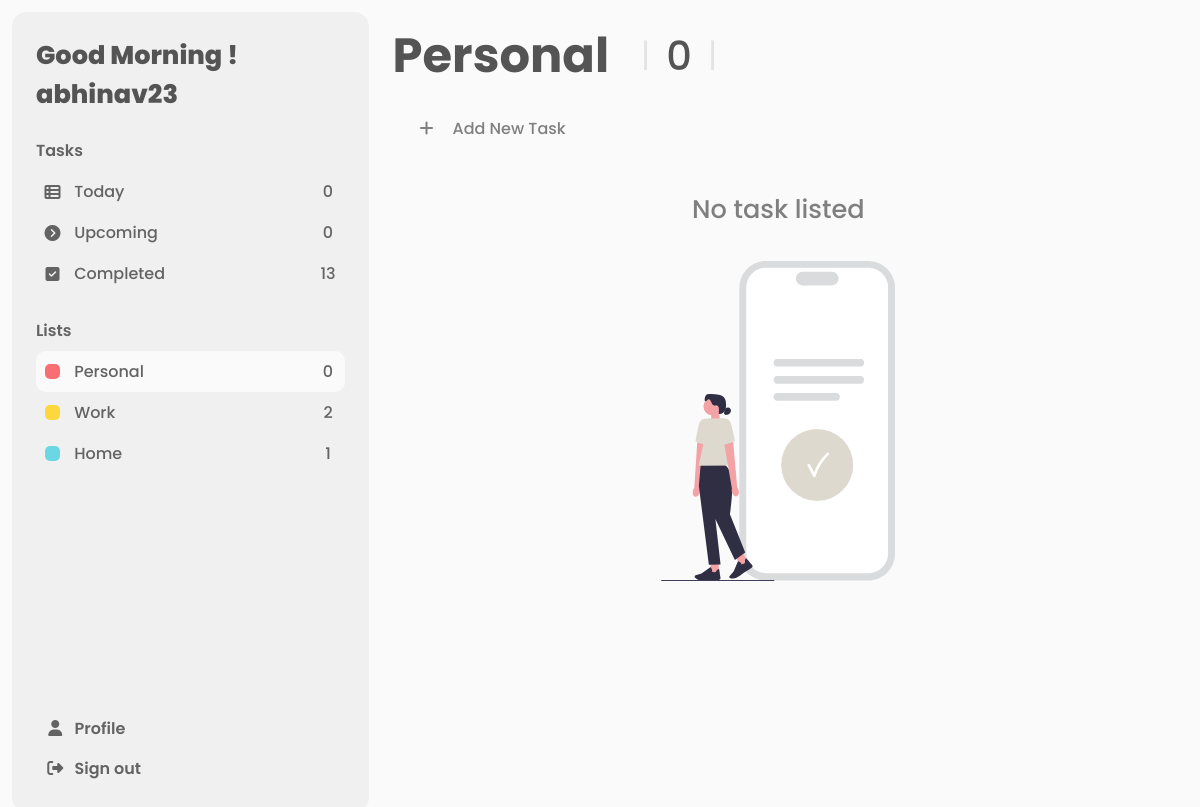
Page /personal_tasks (signed in) on the earlier database version.
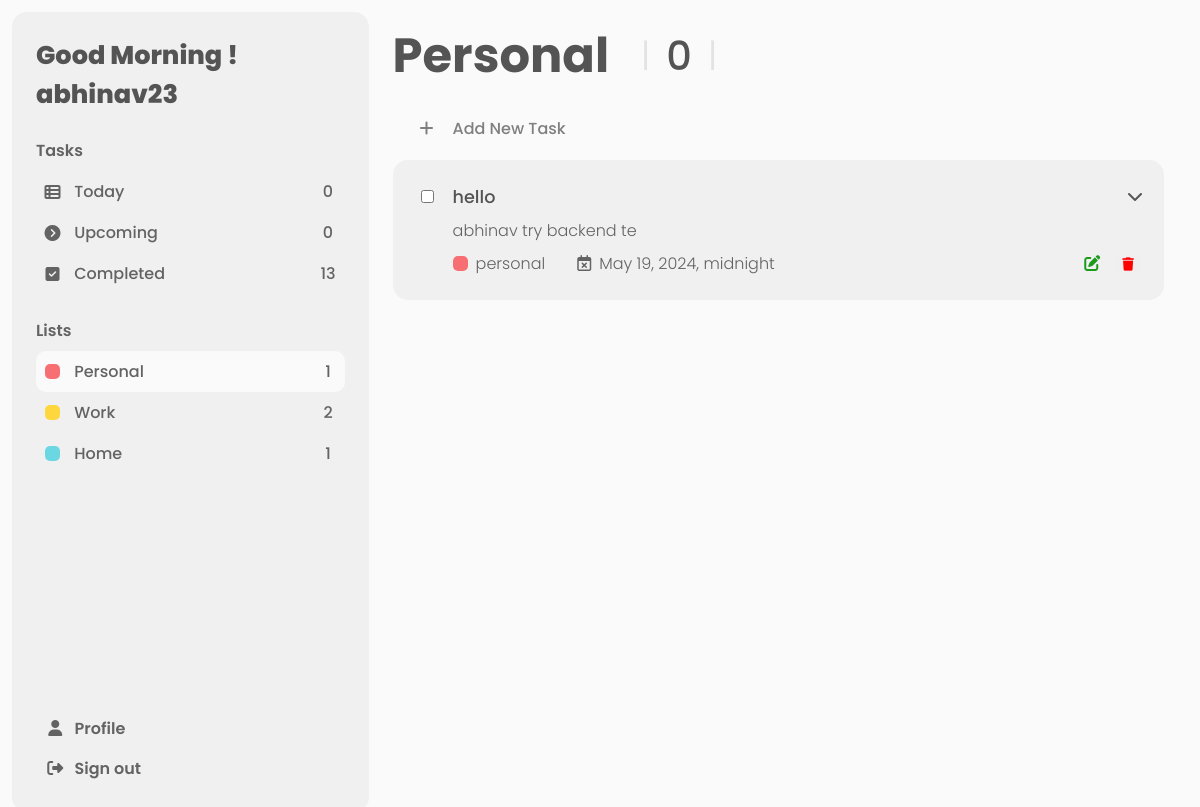
Same page on the later database version.
### todo_list/models.py (models this page shows, shortened)
class Task(models.Model):
    task_id = models.AutoField(primary_key=True)
    user= models.ForeignKey(User, on_delete=models.CASCADE)
    title= models.CharField(max_length=100)
    description= models.TextField(max_length=1000)
    category= models.CharField(max_length=20)
    dueDate= models.DateTimeField()
    completionStatus= models.BooleanField(default= False)

### todo_list/views.py (the view)
# urls.py: path("personal_tasks", views.personal_tasks, name="personal_tasks"),
def personal_tasks(request):
    today_user_tasks= get_data(request, 0)
    upcoming_user_tasks= get_data(request, 1)
    completed_user_tasks=get_data(request, 2)
    personal_user_tasks= get_data(request,3)
    home_user_tasks= get_data(request,4)
    work_user_tasks= get_data(request,5)
    return render(request, "personal_tasks.html", {'user_details': request.user ,"tasks": personal_user_tasks, "num_of_tasks": len(today_user_tasks),
                                              'upcoming_tasks_count': len(upcoming_user_tasks),'completed_tasks_count':len(completed_user_tasks),
                                               'personal_tasks_count':len(personal_user_tasks), 'home_tasks_count':len(home_user_tasks),
                                                'work_tasks_count': len(work_user_tasks)})

### todo_list/views.py (called while the page is built)
def get_data(request, num):
    all_tasks= [Task.objects.filter(user=request.user, completionStatus= False, dueDate= date.today()),
                Task.objects.filter(user=request.user, completionStatus= False, dueDate__gt= date.today()).order_by('dueDate'),
                Task.objects.filter(user=request.user, completionStatus= True),
                Task.objects.filter(user=request.user, completionStatus= False, category="personal"),
                Task.objects.filter(user=request.user, completionStatus= False, category="home"),
                Task.objects.filter(user=request.user, completionStatus= False, category="work")
                ]
    return all_tasks[num]

### todo_list/templates/personal_tasks.html (shortened to what the changed rows need)
<!DOCTYPE html>
<html lang="en">
<head>
    <link rel="stylesheet" href="https://cdnjs.cloudflare.com/ajax/libs/font-awesome/6.5.1/css/all.min.css" />
    {% load static %}
    <link rel="stylesheet" href="{% static '/css/dashboard.css' %}">
</head>
<body>
    <div class="dashboard">
        <div class="sidebar-section">
            <div class="home-options">
                <a href="personal_tasks">
                    <li class="lists-item active">
                        <div class="list-item-red">
                            <div class="redbox"></div>
                        </div>
                        <div class="list-item-text">
                            Personal
                        </div>
                        <div class="task-item-count">{{personal_tasks_count}}</div>
                    </li>
                </a>
            </div>
        </div>
        <div class="task-list-section">
            {% if tasks  %}
            {% for task in tasks %}
            <div class="task-container">
                <div class="task-checkbox">
                    <div class="completion-button">
                        <form action="">
                            <input type="checkbox" name="" class="isCompleted" data-task-id={{task.task_id}}>
                        </form>
                    </div>
                </div>
                <div class="task-details">
                    <div class="title-arrow-container">
                        <div class="task-title">{{ task.title }}</div>
                        <div class="togglebutton"><i class="fa-solid fa-chevron-right rotate-right"></i></div>
                    </div>
                    <div>
                        <div class="description">{{ task.description }}</div>
                    </div>
                    <div class="task-subdetails-container">
                        <div class="category-duedate-container">
                            <div class="category-container">
                                {% if task.category == "personal" %}
                                    <div class="redbox"></div>
                                {% elif task.category == "home" %}
                                    <div class="bluebox"></div>
                                {% elif task.category == "work" %}
                                    <div class="yellowbox"></div>
                                {% endif %}
                                <div class="category">{{ task.category }}</div>
                            </div>
                            <div class="due-date-container">
                                <div>
                                    <i class="fa-regular fa-calendar-xmark"></i>
                                </div>
                                <div class="due_date">{{ task.dueDate }}</div>
                            </div>
                        </div>
                        <div id="task-edit-del-container">
                            <div class="task-edit-container">
                                <i class="fa-solid fa-pen-to-square"></i>
                            </div>
                            <div class="task-del-container">
                                <form action="delete_task" method="post">
                                    <div>
                                        <button><i class="fa-solid fa-trash"></i></button>
                                    </div>
                                </form>
                            </div>
                        </div>
                    </div>
                </div>
            </div>
            {% endfor %}
            {% else %}
            <div class="no-task-container">
                <div class="no-task-heading">No task listed</div>
                <div class="no-task-image-container"><img src="{% static '/images/no-task.svg' %}" alt=""></div>
            </div>
            {% endif %}
        </div>
</div>
</body>
</html>

Differences in the rows shown:
added Task: title "hello", description "abhinav try backend te", category "personal", dueDate "May 19, 2024, midnight"
Other differences:
{{ personal_tasks_count }}: "0" → "1"
text no longer shown: "No task listed"
